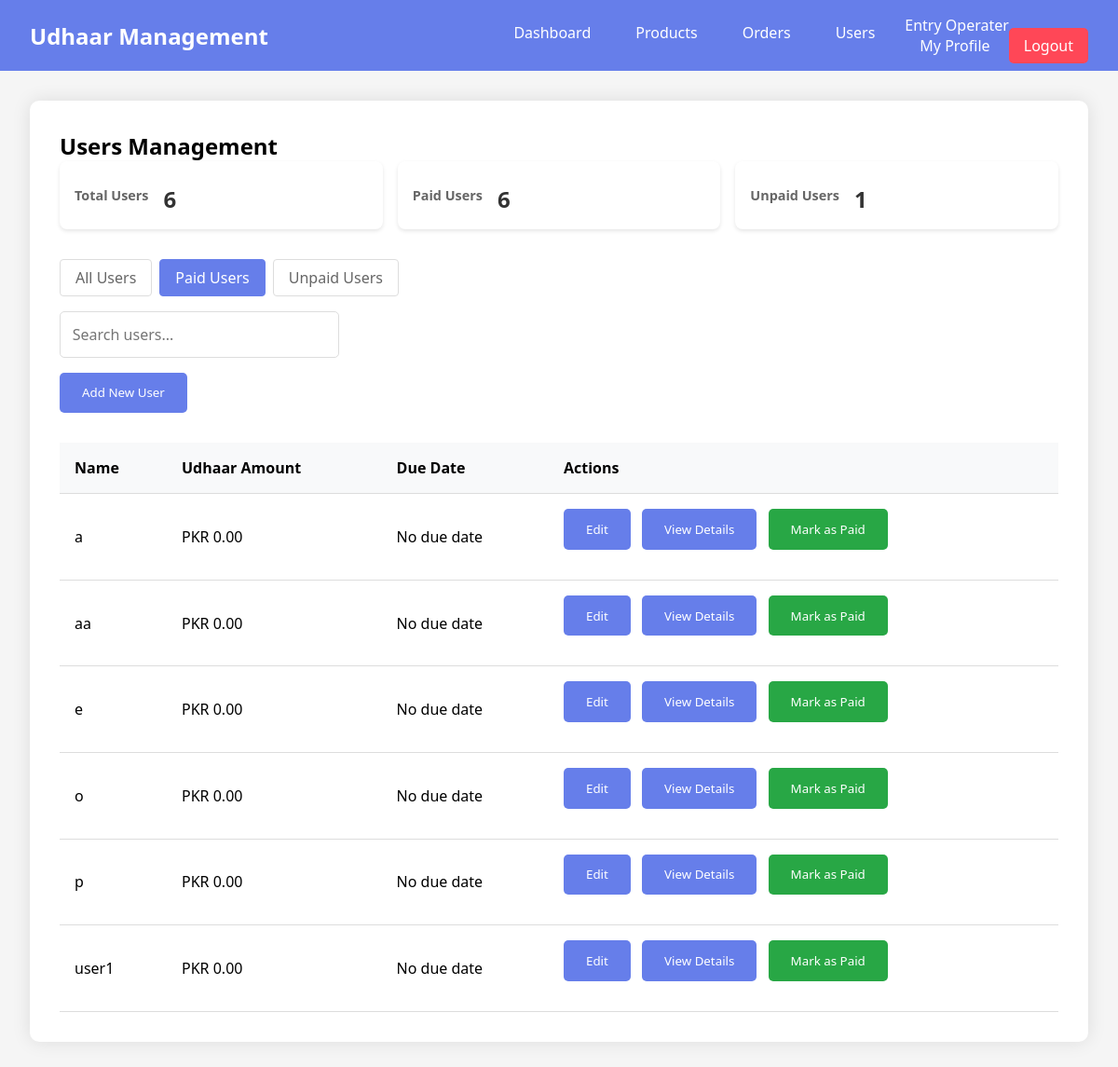
The app's page /users/?filter=paid (signed in) with its own data.
### myapp/models.py (models this page shows, shortened)
class User(AbstractUser):
    ROLE_CHOICES = (
        ('admin', 'Admin'),
        ('entry_operator', 'Entry Operator'),
        ('accountant', 'Accountant'),
        ('order_manager', 'Order Manager'),
        ('product_manager', 'Product Manager'),
        ('user', 'User'),
    )
    role = models.CharField(max_length=20, choices=ROLE_CHOICES, default='user')
    udhaar = models.DecimalField(max_digits=10, decimal_places=2, default=0.00)
    due_date = models.DateField(null=True, blank=True)
    created_at = models.DateTimeField(auto_now_add=True)
    updated_at = models.DateTimeField(auto_now=True)

### myapp/views.py (the view)
# urls.py: path('users/', views.users, name='users'),
@login_required
def users(request):
    print("Checking user permissions...")
    if not (request.user.role == 'admin' or request.user.role == 'entry_operator'):
        return render(request, 'myapp/permission_denied.html')
    can_add_user = True  # Both admin and entry operators can add users
    can_change_user = request.user.role == 'admin' or request.user.role == 'entry_operator'  # Allow entry operators to modify users
    can_delete_user = request.user.role == 'admin'  # Only admin can delete users
    filter_type = request.GET.get('filter', 'all')
    if filter_type == 'paid':
        users = User.objects.filter(udhaar=0)
    elif filter_type == 'unpaid':
        users = User.objects.filter(udhaar__gt=0)
    else:  # 'all'
        users = User.objects.all()
        users = users.filter(role='user')
    context = {
        'users': users,
        'can_add_user': can_add_user,
        'can_change_user': can_change_user,
        'can_delete_user': can_delete_user,
        'current_filter': filter_type,
        'total_users': users.count(),
        'paid_users': User.objects.filter(udhaar=0).count(),
        'unpaid_users': User.objects.filter(udhaar__gt=0).count(),
    }
    return render(request, 'myapp/users.html', context)

### myapp/templates/myapp/users.html (shortened to what this page needs)
{% extends 'myapp/base.html' %}
{% block content %}
<section id="users" class="section">
  <h2>Users Management</h2>
  <div class="user-stats">
    <div class="stat-card">
      <h3>Total Users</h3>
      <p>{{ total_users }}</p>
    </div>
    <div class="stat-card">
      <h3>Paid Users</h3>
      <p>{{ paid_users }}</p>
    </div>
    <div class="stat-card">
      <h3>Unpaid Users</h3>
      <p>{{ unpaid_users }}</p>
    </div>
  </div>
  <div class="filter-buttons">
    <a href="?filter=all" class="filter-btn {% if current_filter == 'all' %}active{% endif %}">All Users</a>
    <a href="?filter=paid" class="filter-btn {% if current_filter == 'paid' %}active{% endif %}">Paid Users</a>
    <a href="?filter=unpaid" class="filter-btn {% if current_filter == 'unpaid' %}active{% endif %}">Unpaid Users</a>
  </div>
  <div class="search-container">
    <input
      type="text"
      id="userSearch"
      class="search-input"
      placeholder="Search users..."
    />
  </div>
  <button onclick="showAddUserForm()" class="action-btn">Add New User</button>
  <div id="usersList" class="list-container">
    <table>
      <tr>
        <th>Name</th>
        <th>Udhaar Amount</th>
        <th>Due Date</th>
        <th>Actions</th>
      </tr>
      {% for user in users %}
      <tr {% if user.due_date and user.due_date < today %}class="overdue"{% endif %}>
        <td>{{ user.username }}</td>
        <td>PKR {{ user.udhaar }}</td>
        <td>{{ user.due_date|default:"No due date" }}</td>
        <td>
          {% if can_change_user %}
          <button onclick="editUser({{ user.id }})" class="action-btn">Edit</button>
          {% endif %}
          <button onclick="viewUserDetails({{ user.id }})" class="action-btn">View Details</button>
          {% if can_change_user %}
          <button onclick="markAsPaid({{ user.id }})" class="action-btn paid-btn">Mark as Paid</button>
          {% endif %}
        </td>
      </tr>
      {% endfor %}
    </table>
  </div>
</section>
{% endblock %}

### myapp/templates/myapp/base.html (shortened to what this page needs)
{% load static %}
<!DOCTYPE html>
<html lang="en">
  <head>
    <link rel="stylesheet" href="{% static 'myapp/css/styles.css' %}" />
  </head>
  <body>
    {% if user.is_authenticated %}
    <nav class="navbar">
      <div class="logo">Udhaar Management</div>
      <div class="nav-links">
        <a href="{% url 'dashboard' %}" class="nav-btn">Dashboard</a>
        {% if perms.myapp.view_product %}
        <a href="{% url 'products' %}" class="nav-btn">Products</a>
        {% endif %}
        {% if perms.myapp.view_order %}
        <a href="{% url 'orders' %}" class="nav-btn">Orders</a>
        {% endif %}
        {% if perms.myapp.view_user %}
        <a href="{% url 'users' %}" class="nav-btn">Users</a>
        {% endif %}
        <div class="user-menu">
          <span class="username">{{ user.get_full_name|default:user.username }}</span>
          <div class="dropdown-content">
            <a href="{% url 'profile' %}" class="nav-btn">My Profile</a>
            <a href="{% url 'logout' %}" class="nav-btn logout">Logout</a>
          </div>
        </div>
      </div>
    </nav>
    {% endif %}
    <div class="container">
      {% block content %}{% endblock %}
    </div>
  </body>
</html>

### myapp/static/myapp/css/styles.css (style rules this page uses)
* { margin: 0; padding: 0; box-sizing: border-box; font-family: "Segoe UI", Tahoma, Geneva, Verdana, sans-serif; }
body { background-color: #f5f5f5; }
.navbar { background: #667eea; padding: 1rem 2rem; display: flex; justify-content: space-between; align-items: center; color: white; }
.logo { font-size: 1.5rem; font-weight: bold; }
.nav-links { display: flex; gap: 1rem; }
.nav-btn { padding: 0.5rem 1rem; border: none; background: transparent; color: white; cursor: pointer; font-size: 1rem; transition: opacity 0.3s ease; position: relative; text-decoration: none; }
.nav-btn::after { content: ""; position: absolute; bottom: 0; left: 50%; transform: translateX(-50%); width: 0; height: 2px; background: white; transition: width 0.3s ease; }
.logout { background: #ff4757; border-radius: 5px; }
.container { padding: 2rem; max-width: 1200px; margin: 0 auto; }
.section { background: white; padding: 2rem; border-radius: 10px; box-shadow: 0 0 20px rgba(0, 0, 0, 0.1); margin-bottom: 2rem; }
.action-btn { padding: 0.8rem 1.5rem; background: #667eea; color: white; border: none; border-radius: 5px; cursor: pointer; margin-bottom: 1rem; }
.list-container { margin-top: 1rem; }
table { width: 100%; border-collapse: collapse; margin-top: 1rem; }
th, td { padding: 1rem; text-align: left; border-bottom: 1px solid #ddd; }
th { background-color: #f8f9fa; font-weight: 600; }
.action-btn + .action-btn { margin-left: 0.5rem; }
.paid-btn { background-color: #28a745; }
.stat-card { background: white; padding: 1.5rem; border-radius: 10px; box-shadow: 0 2px 10px rgba(0, 0, 0, 0.1); display: flex; align-items: center; gap: 1rem; transition: transform 0.3s ease; }
.search-container { margin-bottom: 1rem; }
.search-input { width: 100%; max-width: 300px; padding: 0.8rem; border: 1px solid #ddd; border-radius: 5px; font-size: 1rem; transition: border-color 0.3s ease; }

### myapp/templates/myapp/users.html (style rules this page uses)
.user-stats { display: flex; justify-content: space-between; margin-bottom: 2rem; gap: 1rem; }
.stat-card { background: white; padding: 1rem; border-radius: 8px; box-shadow: 0 2px 4px rgba(0,0,0,0.1); flex: 1; text-align: center; }
.stat-card h3 { margin: 0; color: #666; font-size: 0.9rem; }
.stat-card p { margin: 0.5rem 0 0; font-size: 1.5rem; font-weight: bold; color: #333; }
.filter-buttons { margin-bottom: 1rem; display: flex; gap: 0.5rem; }
.filter-btn { padding: 0.5rem 1rem; border: 1px solid #ddd; border-radius: 4px; background: white; color: #666; text-decoration: none; transition: all 0.3s ease; }
.filter-btn.active { background: #667eea; color: white; border-color: #667eea; }

### records on screen
User: get_full_name "Entry Operater", username "e", udhaar "0.00", due_date "No due date"
User: username "a", udhaar "0.00", due_date "No due date"
User: username "aa", udhaar "0.00", due_date "No due date"
User: username "o", udhaar "0.00", due_date "No due date"
User: username "p", udhaar "0.00", due_date "No due date"
User: username "user1", udhaar "0.00", due_date "No due date"

### other values on screen
{{ total_users }} "6"
{{ paid_users }} "6"
{{ unpaid_users }} "1"
